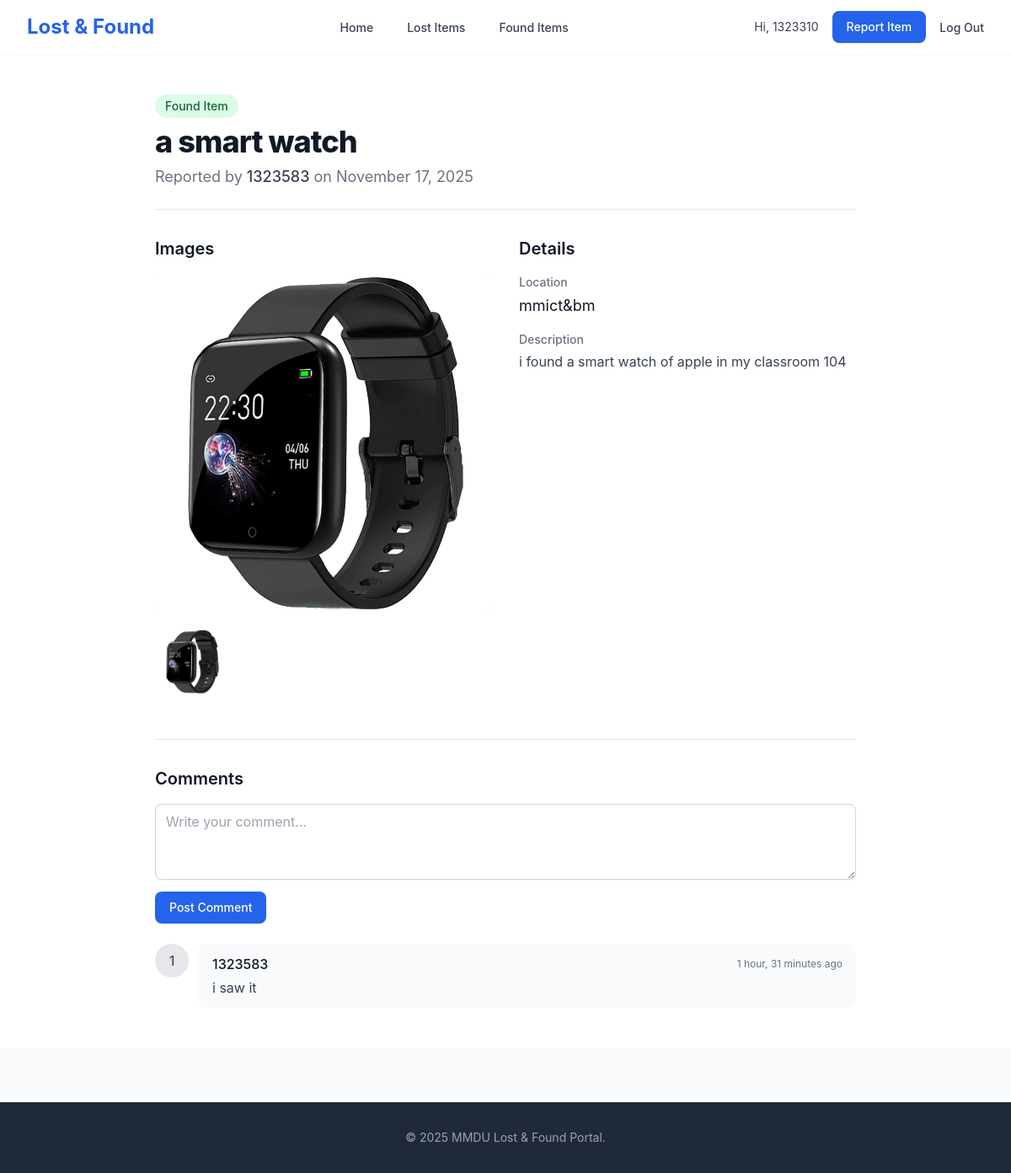
/item/2/ (signed in), run on the app's committed database.
### users/models.py (models this page shows, shortened)
class CustomUser(AbstractUser):
    username = models.CharField(
        max_length=150,
        unique=True,
        help_text="Required. 150 characters or fewer. Letters, digits and @/./+/-/_ only.",
        validators=[AbstractUser.username_validator],
        error_messages={
            "unique": "A user with that Roll No. already exists.",
        },
        verbose_name="Roll No." # This is the key change
    )
    email = models.EmailField(unique=True, blank=False, null=False)
    USERNAME_FIELD = "username"
    REQUIRED_FIELDS = ["email"]

### portal/models.py (models this page shows, shortened)
class Item(models.Model):
    ITEM_TYPES = (
        ('lost', 'Lost Item'),
        ('found', 'Found Item'),
    )
    item_type = models.CharField(max_length=5, choices=ITEM_TYPES)
    title = models.CharField(max_length=200)
    description = models.TextField()
    location = models.CharField(max_length=200, help_text="Where did you lose/find it?")
    reported_at = models.DateTimeField(auto_now_add=True)
    reporter = models.ForeignKey(
        settings.AUTH_USER_MODEL,
        on_delete=models.CASCADE
    )
    is_approved = models.BooleanField(
        default=False,
        help_text="Designates whether this item is approved and visible on the site."
    )

class ItemImage(models.Model):
    item = models.ForeignKey(
        Item,
        related_name='images',
        on_delete=models.CASCADE
    )
    image = models.ImageField(upload_to=get_image_upload_path)

class Comment(models.Model):
    item = models.ForeignKey(
        Item,
        related_name='comments',
        on_delete=models.CASCADE
    )
    author = models.ForeignKey(
        settings.AUTH_USER_MODEL,
        on_delete=models.CASCADE
    )
    body = models.TextField()
    created_at = models.DateTimeField(auto_now_add=True)
    class Meta:
        ordering = ['created_at']

### portal/views.py (the view)
# urls.py: path("item/<int:pk>/", views.ItemDetailView.as_view(), name="item_detail"),
class ItemDetailView(DetailView):
    model = Item
    template_name = "portal/item_detail.html"
    context_object_name = "item"
    def get_context_data(self, **kwargs):
        context = super().get_context_data(**kwargs)
        context['comment_form'] = CommentForm()
        context['comments'] = self.object.comments.all()
        context['item_images'] = self.object.images.all()
        return context
    def get_queryset(self):
        return super().get_queryset().filter(is_approved=True)

### portal/forms.py
class CommentForm(forms.ModelForm):
    class Meta:
        model = Comment
        fields = ['body']
        widgets = {
            'body': forms.Textarea(
                attrs={
                    'rows': 3,
                    'class': 'w-full px-3 py-2 border border-gray-300 rounded-lg shadow-sm focus:outline-none focus:ring-blue-500 focus:border-blue-500',
                    'placeholder': 'Write your comment...'
                }
            )
        }
        labels = {
            'body': ''  # Hide the label
        }

### templates/portal/item_detail.html (shortened to what this page needs)
{% extends "base.html" %}
{% block content %}
<div class="bg-white">
    <div class="max-w-4xl mx-auto py-12 px-4 sm:px-6 lg:px-8">
        <div class="pb-6 border-b border-gray-200">
            <span class="inline-block px-3 py-1 rounded-full text-sm font-medium
                {% if item.item_type == 'lost' %} bg-red-100 text-red-800 {% else %} bg-green-100 text-green-800 {% endif %}">
                {{ item.get_item_type_display }}
            </span>
            <h1 class="mt-2 text-3xl font-extrabold text-gray-900 tracking-tight sm:text-4xl">
                {{ item.title }}
            </h1>
            <p class="mt-2 text-lg text-gray-500">
                Reported by <span class="font-medium text-gray-700">{{ item.reporter.username }}</span> on {{ item.reported_at|date:"F d, Y" }}
            </p>
        </div>
        <div class="mt-8 grid grid-cols-1 md:grid-cols-2 gap-8">
            <div class="space-y-4">
                <h2 class="text-xl font-semibold text-gray-900">Images</h2>
                {% if item_images %}
                    <div class="w-full bg-gray-200 rounded-lg overflow-hidden">
                        <img id="main-image" src="{{ item_images.first.image.url }}" alt="{{ item.title }} main image" class="w-full h-auto object-cover object-center aspect-square">
                    </div>
                    <div class="flex space-x-2 overflow-x-auto p-1">
                        {% for img in item_images %}
                            <button class="thumbnail-btn flex-shrink-0 w-20 h-20 rounded-lg overflow-hidden border-2 border-transparent hover:border-blue-500 focus:outline-none focus:border-blue-500
                                {% if forloop.first %}border-blue-500{% endif %}"
                                data-image-url="{{ img.image.url }}">
                                <img src="{{ img.image.url }}" alt="Thumbnail {{ forloop.counter }}" class="w-full h-full object-cover">
                            </button>
                        {% endfor %}
                    </div>
                {% endif %}
            </div>
            <div class="space-y-6">
                <div>
                    <h2 class="text-xl font-semibold text-gray-900">Details</h2>
                    <dl class="mt-4 space-y-4">
                        <div class="sm:col-span-1">
                            <dt class="text-sm font-medium text-gray-500">Location</dt>
                            <dd class="mt-1 text-lg text-gray-900">{{ item.location }}</dd>
                        </div>
                        <div class="sm:col-span-2">
                            <dt class="text-sm font-medium text-gray-500">Description</dt>
                            <dd class="mt-1 text-base text-gray-700 whitespace-pre-wrap">{{ item.description }}</dd>
                        </div>
                    </dl>
                </div>
            </div>
        </div>
        <div class="mt-12 pt-8 border-t border-gray-200">
            <h2 class="text-xl font-semibold text-gray-900">Comments</h2>
            {% if user.is_authenticated %}
                <form action="{% url 'add_comment' item.pk %}" method="post" class="mt-4">
                    {{ comment_form }}
                    <div class="mt-2">
                        <button type="submit" class="inline-flex items-center px-4 py-2 border border-transparent text-sm font-medium rounded-lg shadow-sm text-white bg-blue-600 hover:bg-blue-700 focus:outline-none focus:ring-2 focus:ring-offset-2 focus:ring-blue-500">
                            Post Comment
                        </button>
                    </div>
                </form>
            {% else %}
                <p class="mt-4 text-sm text-gray-500">
                    You must be <a href="{% url 'login' %}?next={{ request.path }}" class="font-medium text-blue-600 hover:underline">logged in</a> to post a comment.
                </p>
            {% endif %}
            <div class="mt-6 space-y-6">
                {% for comment in comments %}
                    <div class="flex space-x-3">
                        <div class="flex-shrink-0">
                            <span class="inline-flex items-center justify-center h-10 w-10 rounded-full bg-gray-200">
                                <span class="font-medium text-gray-600">{{ comment.author.username|first|upper }}</span>
                            </span>
                        </div>
                        <div class="flex-1 bg-gray-50 rounded-lg px-4 py-3">
                            <div class="flex items-center justify-between">
                                <span class="font-medium text-gray-900">{{ comment.author.username }}</span>
                                <span class="text-xs text-gray-500">{{ comment.created_at|timesince }} ago</span>
                            </div>
                            <p class="mt-1 text-gray-700 whitespace-pre-wrap">{{ comment.body }}</p>
                        </div>
                    </div>
                {% empty %}
                    <p class="text-sm text-gray-500">Be the first to comment on this item.</p>
                {% endfor %}
            </div>
        </div>
    </div>
</div>
{% endblock %}

### templates/base.html (shortened to what this page needs)
<!DOCTYPE html>
<html lang="en" class="h-full bg-gray-50">
<head>
    <script src="https://cdn.tailwindcss.com"></script>
</head>
<body class="h-full flex flex-col font-sans antialiased">
    <nav class="bg-white shadow-sm sticky top-0 z-50">
        <div class="max-w-7xl mx-auto px-4 sm:px-6 lg:px-8">
            <div class="flex justify-between h-16">
                <div class="flex-shrink-0 flex items-center">
                    <a href="{% url 'home' %}" class="text-2xl font-bold text-blue-600">
                        Lost & Found
                    </a>
                </div>
                <div class="hidden sm:ml-6 sm:flex sm:space-x-8">
                    <a href="{% url 'home' %}" class="border-transparent text-gray-700 hover:border-gray-300 hover:text-gray-900 inline-flex items-center px-1 pt-1 border-b-2 text-sm font-medium">
                        Home
                    </a>
                    <a href="{% url 'item_list' %}?type=lost" class="border-transparent text-gray-700 hover:border-gray-300 hover:text-gray-900 inline-flex items-center px-1 pt-1 border-b-2 text-sm font-medium">
                        Lost Items
                    </a>
                    <a href="{% url 'item_list' %}?type=found" class="border-transparent text-gray-700 hover:border-gray-300 hover:text-gray-900 inline-flex items-center px-1 pt-1 border-b-2 text-sm font-medium">
                        Found Items
                    </a>
                </div>
                <div class="flex items-center ml-6 space-x-4">
                    {% if user.is_authenticated %}
                        <span class="text-sm text-gray-700">Hi, {{ user.username }}</span>
                        <a href="{% url 'report_item' %}" class="inline-flex items-center px-4 py-2 border border-transparent text-sm font-medium rounded-lg shadow-sm text-white bg-blue-600 hover:bg-blue-700 focus:outline-none focus:ring-2 focus:ring-offset-2 focus:ring-blue-500">
                            Report Item
                        </a>
                        <form action="{% url 'logout' %}" method="post" class="inline">
                            <button type'submit" class="text-sm font-medium text-gray-700 hover:text-gray-900">
                                Log Out
                            </button>
                        </form>
                    {% endif %}
                </div>
            </div>
        </div>
    </nav>
    <main class="flex-grow">
        {% block content %}{% endblock %}
    </main>
    <footer class="bg-gray-800 mt-16">
        <div class="max-w-7xl mx-auto py-8 px-4 sm:px-6 lg:px-8">
            <p class="text-center text-sm text-gray-400">
                &copy; {% now "Y" %} MMDU Lost & Found Portal.
            </p>
        </div>
    </footer>
</body>
</html>

### data on the page
CustomUser: username "1323310"
Item: item_type "Found Item", title "a smart watch", reporter.username "1323583", reported_at "November 17, 2025", location "mmict&bm", description "i found a smart watch of apple in my classroom 104"
ItemImage: first.image (picture), image (picture)
Comment: author.username|first "1", author.username "1323583", created_at "1 hour, 31 minutes", body "i saw it"
